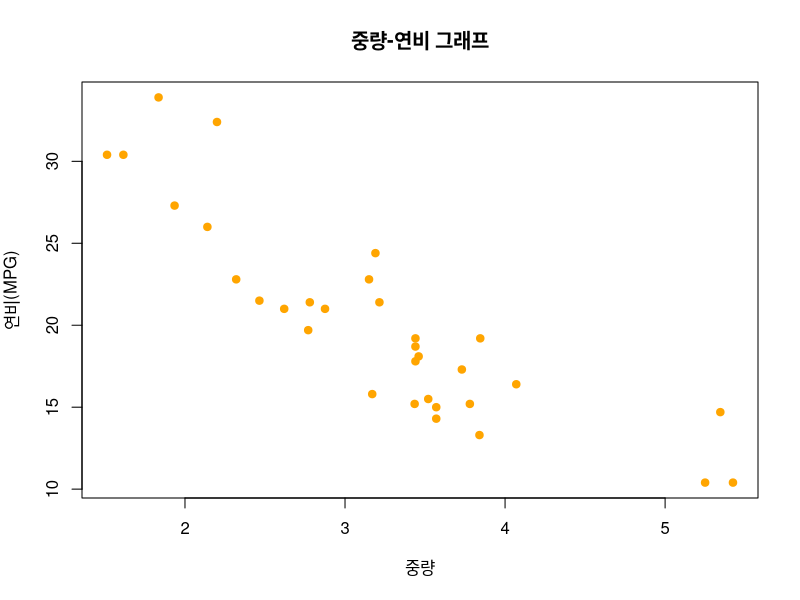
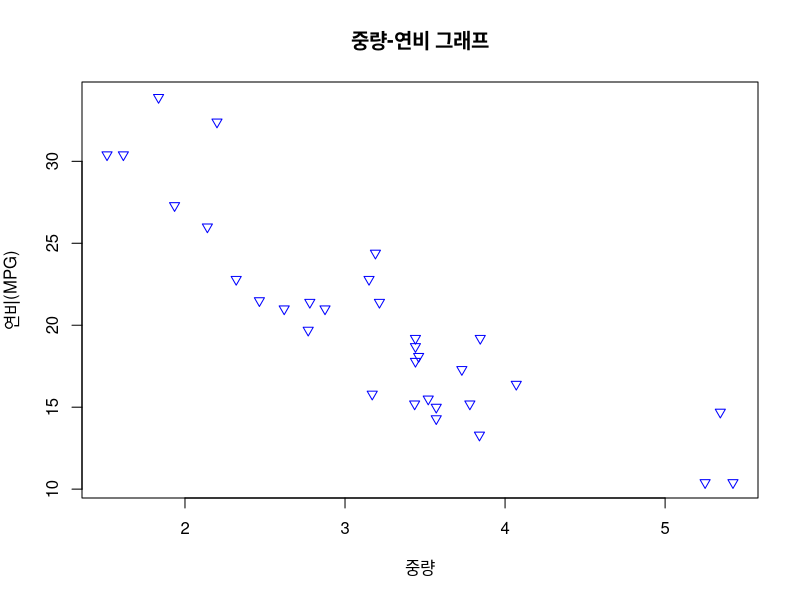
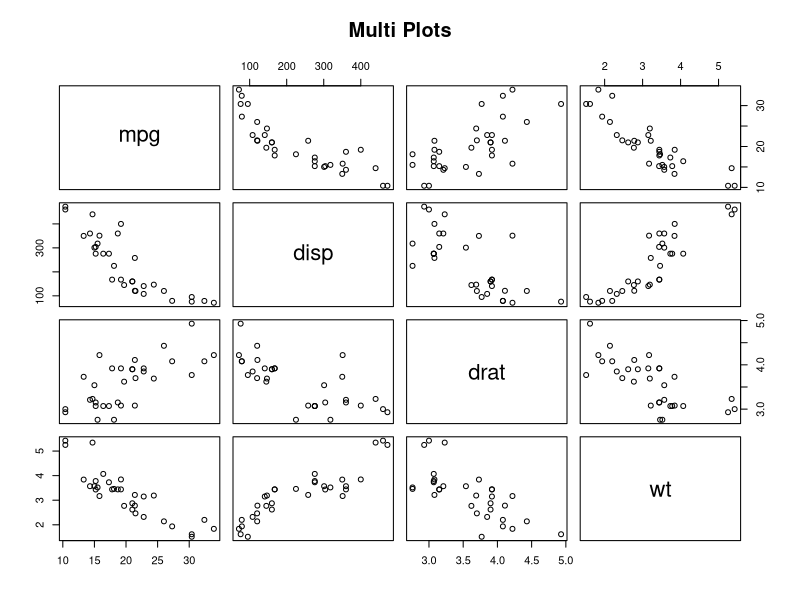
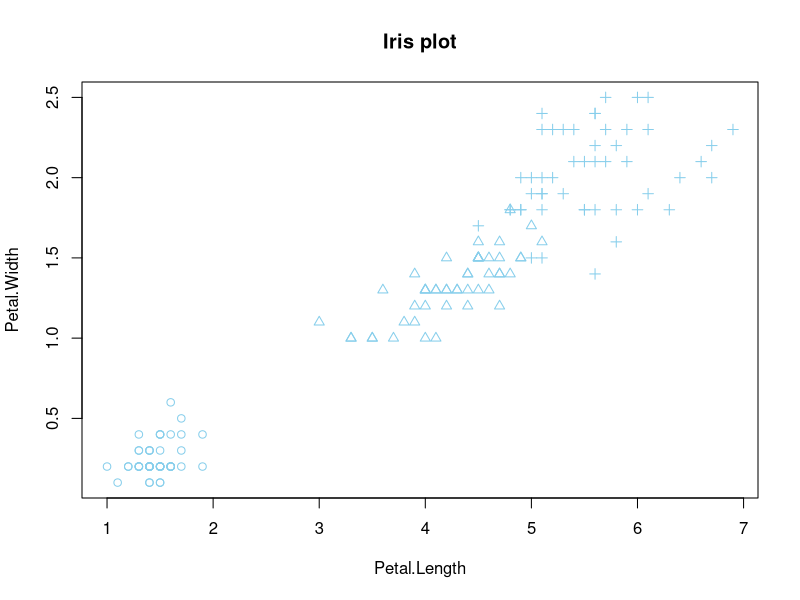
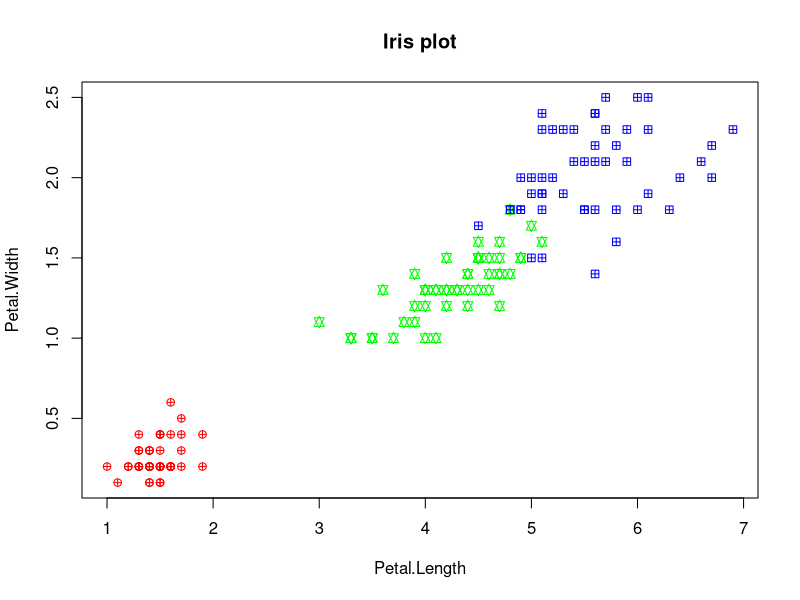
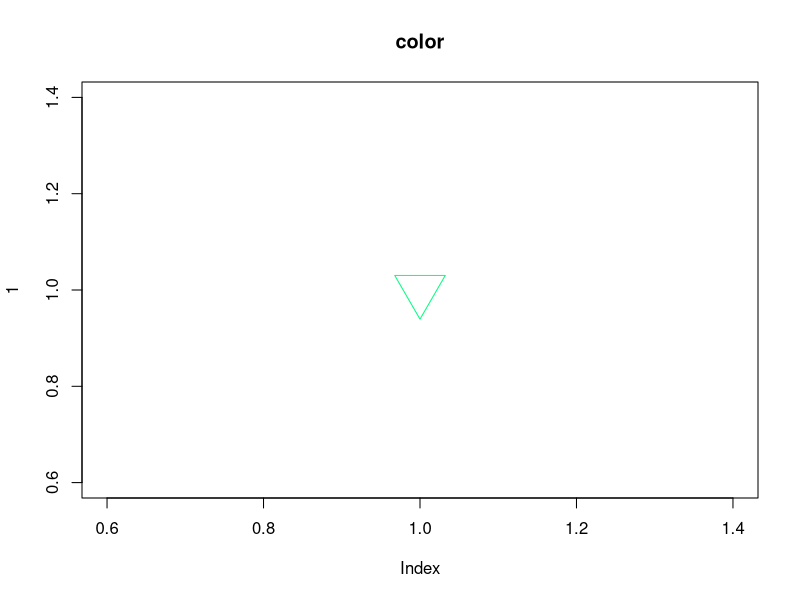
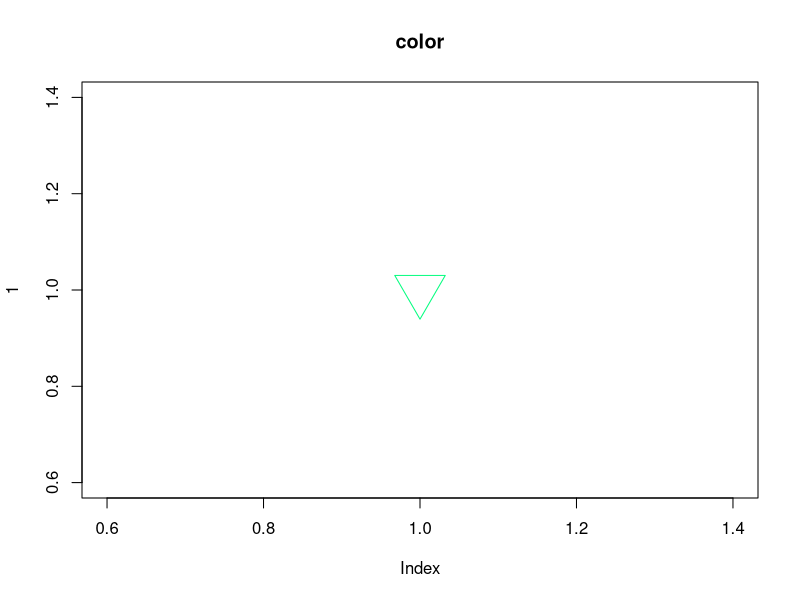
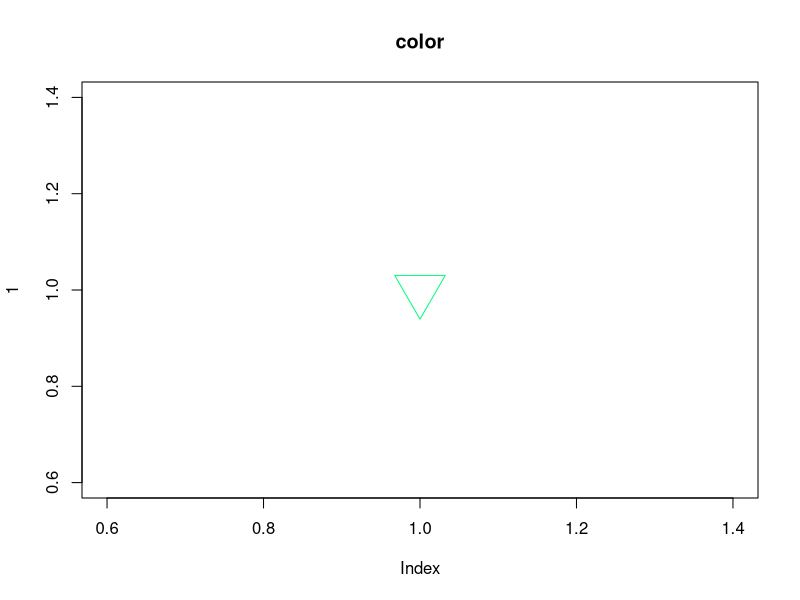

The R script that drew these images, in order: (Note: this script raises an error after producing the figures.)
# 이전 메모리 제거
rm(list = ls())

head(mtcars)
str(mtcars)

# code 6-1
wt <- mtcars$wt                  # 중량 자료
mpg <- mtcars$mpg                # 연비 자료
plot(wt, mpg,                    # 2개 변수(x축, y축)
     main="중량-연비 그래프",    # 제목
     xlab="중량",                # x축 레이블
     ylab="연비(MPG)",           # y축 레이블
     col="orange",                  # point의 color
     pch=19)                     # point의 종류

plot(mpg~wt,                    # 2개 변수(x축, y축)
     main="중량-연비 그래프",    # 제목
     xlab="중량",                # x축 레이블
     ylab="연비(MPG)",           # y축 레이블
     col="blue",                  # point의 color
     pch=25)                     # point의 종류

# code 6-2
# drat: 후방 차축비(rear axle ratio)
vars <- c("mpg","disp","drat","wt")    # 대상 변수
target <- mtcars[,vars]
head(target)
pairs(target,                          # 대상 데이터
      main="Multi Plots")

# code 6-3
iris.2 <- iris[,3:4]                   # 데이터 준비
point <- as.numeric(iris$Species)      # 점의 모양
point                                  # point 내용 출력
color <- c("red","green","blue")       # 점의 컬러
color[1]
plot(iris.2,
     main="Iris plot",
     pch=c(point),
     # col=color[point])
     col='skyblue')

plot(iris.2,
     main="Iris plot",
     pch=rep(c(10, 11, 12), each=50),
     col=color[point])

for(i in 1:255){
  plot(1,main = 'color', col=rgb(i/255, (255-i)/255, abs(128-i)/255),cex=5, pch=6)
}
# i 값이 0부터 255까지 변하는 색상
i_values <- seq(0, 255, length.out = 256)

# RGB 값 계산
colors <- rgb(i_values / 255, (255 - i_values) / 255, abs(128 - i_values) / 255)
# x 값 생성 (0부터 2*pi까지)
x <- seq(0, 2*pi, length.out = 100)

# y 값은 x에 대한 사인 함수
y <- sin(x)
# Plot 생성
plot(x,y, rep(1, length(i_values)), col = colors, pch = 19, cex = 2, xlab = "i 값", ylab = "Color 변환", main = "RGB 색상 변화")

sin(30)
# Plotting 12 different pch values (0 to 11) in a 3x4 grid
par(mfrow = c(3, 4))  # Set the layout to 3 rows and 4 columns

# Loop through pch values from 0 to 11
for (i in 0:11) {
  plot(1:3, 1:3,type= 'b', pch = i, cex = , main = paste("pch =", i), xlab = "", ylab = "", xaxt = 'n', yaxt = 'n')
}


library(ggplot2)

# mtcars 데이터셋 불러오기
data(mtcars)

# 선형 회귀 모델 적합 (mpg를 wt에 대해 예측)
model <- lm(mpg ~ wt, data = mtcars)

# 예측값 계산
predicted_values <- predict(model)

# 관측값과 예측값을 데이터프레임으로 결합
results <- data.frame(Observed = mtcars$mpg, Predicted = predicted_values)

# ggplot을 사용하여 관측값과 예측값 비교 그래프 그리기
ggplot(results, aes(x = Observed, y = Predicted)) +
  geom_point() +  # 산점도
  geom_abline(slope = 1, intercept = 0, color = "red") +  # y = x 선 (완벽한 예측선)
  labs(title = "Observed vs Predicted (mpg)",
       x = "Observed mpg",
       y = "Predicted mpg") +
  theme_minimal()

# mtcars 데이터셋 불러오기
data(mtcars)

# 선형 회귀 모델 적합 (mpg를 wt에 대해 예측)
model <- lm(mpg ~ wt, data = mtcars)

# 예측값 계산
predicted_values <- predict(model)

# 기본 산점도 그리기
plot(mtcars$wt, mtcars$mpg, main = "Observed vs Predicted (mpg)",
     xlab = "Weight (wt)", ylab = "Miles per Gallon (mpg)", pch = 19, col = "blue")

# 세그먼트 추가: 각 관측값에서 예측값까지 선을 그리기
segments(x0 = mtcars$wt, y0 = mtcars$mpg, x1 = mtcars$wt, y1 = predicted_values, 
         col = "gray", lwd = 1, lty = 2)  # 회색 점선으로 세그먼트 추가
#####################################
# 필요한 라이브러리 로드
library(ggplot2)

# 데이터 준비 (mtcars 데이터셋 사용)
data(mtcars)

# 선형 회귀 모델 생성 (mpg ~ hp)
model <- lm(mpg ~ hp, data = mtcars)

# 예측값 계산
predictions <- predict(model)

# 데이터프레임에 예측값 추가
mtcars$predicted <- predictions

# 산점도와 회귀선 그리기
ggplot(mtcars, aes(x = hp, y = mpg)) +
  geom_point(color = "blue") +
  geom_line(aes(y = predicted), color = "red") +
  labs(title = "MPG vs Horsepower",
       x = "Horsepower",
       y = "Miles per Gallon") +
  theme_minimal()

# 실제값과 예측값 비교 그래프
ggplot(mtcars, aes(x = mpg, y = predicted)) +
  geom_point(color = "green") +
  geom_abline(intercept = 0, slope = 1, color = "red", linetype = "dashed") +
  labs(title = "Actual vs Predicted MPG",
       x = "Actual MPG",
       y = "Predicted MPG") +
  theme_minimal()

# 데이터 준비 (mtcars 데이터셋 사용)
data(mtcars)

# 선형 회귀 모델 생성 (mpg ~ hp)
model <- lm(mpg ~ hp, data = mtcars)

# 예측값 계산
predictions <- predict(model)

# MPG vs Horsepower 그래프
plot(mtcars$hp, mtcars$mpg, 
     main="MPG vs Horsepower", 
     xlab="Horsepower", 
     ylab="Miles per Gallon",
     col="blue", 
     pch=16)

# 회귀선 추가
abline(model, col="red")

# 새 창에 Actual vs Predicted MPG 그래프 그리기
dev.new()
plot(mtcars$mpg, predictions, 
     main="Actual vs Predicted MPG", 
     xlab="Actual MPG", 
     ylab="Predicted MPG",
     col="green", 
     pch=16)

# 기준선 (y=x) 추가
abline(0, 1, col="red", lty=2)

########################################
# 데이터 생성
X <- c(1, 2, 2, 3, 5, 5, 7, 6, 10, 11, 11, 12)
Y <- c(1, 0, 1, 4, 3, 2, 6, 5, 9, 13, 15, 16)

# 선형 회귀 모델 생성
model <- lm(Y ~ X)

# 예측값 계산
predicted <- predict(model)

# 그래프 그리기
plot(X, Y, main="관측값과 예측값", xlab="X", ylab="Y", pch=16)
abline(model, col="red")
points(X, predicted, col="blue", pch=4)
legend("topleft", legend=c("관측값", "예측값", "회귀선"), 
       col=c("black", "blue", "red"), pch=c(16, 4, -1), lty=c(0, 0, 1))

Y <- c(2,3,5,7,11)

# 선형 회귀 모델 적합model <- lm(Y ~ X)

# 예측값 계산predicted_values <- predict(model)

# 원래 데이터와 예측값을 포함한 산점도 그리기plot(X, Y, main = "관측값과 예측값", xlab = "X 값", ylab = "Y 값", pch =19, col = "blue")
points(X, predicted_values, col = "red", pch =19) # 예측값을 빨간 점으로 추가abline(model, col = "green") # 회귀선 추가legend("topleft", legend = c("관측값", "예측값", "회귀선"), col = c("blue", "red", "green"), pch =19)
